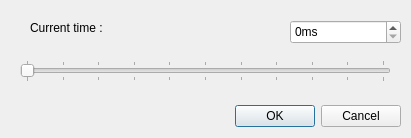
<?xml version="1.0" encoding="UTF-8"?>
<ui version="4.0">
 <class>TimeBetweenTwoFeetDialog</class>
 <widget class="QDialog" name="TimeBetweenTwoFeetDialog">
  <property name="geometry">
   <rect>
    <x>0</x>
    <y>0</y>
    <width>411</width>
    <height>138</height>
   </rect>
  </property>
  <property name="windowTitle">
   <string>Time between two feet</string>
  </property>
  <widget class="PhDialogButtonBox" name="buttonBox">
   <property name="geometry">
    <rect>
     <x>60</x>
     <y>100</y>
     <width>341</width>
     <height>32</height>
    </rect>
   </property>
   <property name="orientation">
    <enum>Qt::Horizontal</enum>
   </property>
   <property name="standardButtons">
    <set>QDialogButtonBox::Cancel|QDialogButtonBox::Ok</set>
   </property>
  </widget>
  <widget class="QSlider" name="horizontalSlider">
   <property name="geometry">
    <rect>
     <x>20</x>
     <y>60</y>
     <width>371</width>
     <height>22</height>
    </rect>
   </property>
   <property name="maximum">
    <number>10000</number>
   </property>
   <property name="singleStep">
    <number>100</number>
   </property>
   <property name="pageStep">
    <number>1000</number>
   </property>
   <property name="orientation">
    <enum>Qt::Horizontal</enum>
   </property>
   <property name="tickPosition">
    <enum>QSlider::TicksBothSides</enum>
   </property>
   <property name="tickInterval">
    <number>1000</number>
   </property>
  </widget>
  <widget class="QSpinBox" name="spinBox">
   <property name="geometry">
    <rect>
     <x>290</x>
     <y>20</y>
     <width>111</width>
     <height>24</height>
    </rect>
   </property>
   <property name="suffix">
    <string notr="true">ms</string>
   </property>
   <property name="maximum">
    <number>10000</number>
   </property>
   <property name="singleStep">
    <number>100</number>
   </property>
  </widget>
  <widget class="QLabel" name="label">
   <property name="geometry">
    <rect>
     <x>30</x>
     <y>20</y>
     <width>181</width>
     <height>16</height>
    </rect>
   </property>
   <property name="text">
    <string>Current time :</string>
   </property>
  </widget>
 </widget>
 <customwidgets>
  <customwidget>
   <class>PhDialogButtonBox</class>
   <extends>QDialogButtonBox</extends>
   <header>PhCommonUI/PhDialogButtonBox.h</header>
  </customwidget>
 </customwidgets>
 <resources/>
 <connections>
  <connection>
   <sender>buttonBox</sender>
   <signal>accepted()</signal>
   <receiver>TimeBetweenTwoFeetDialog</receiver>
   <slot>accept()</slot>
   <hints>
    <hint type="sourcelabel">
     <x>248</x>
     <y>254</y>
    </hint>
    <hint type="destinationlabel">
     <x>157</x>
     <y>274</y>
    </hint>
   </hints>
  </connection>
  <connection>
   <sender>buttonBox</sender>
   <signal>rejected()</signal>
   <receiver>TimeBetweenTwoFeetDialog</receiver>
   <slot>reject()</slot>
   <hints>
    <hint type="sourcelabel">
     <x>316</x>
     <y>260</y>
    </hint>
    <hint type="destinationlabel">
     <x>286</x>
     <y>274</y>
    </hint>
   </hints>
  </connection>
 </connections>
</ui>
